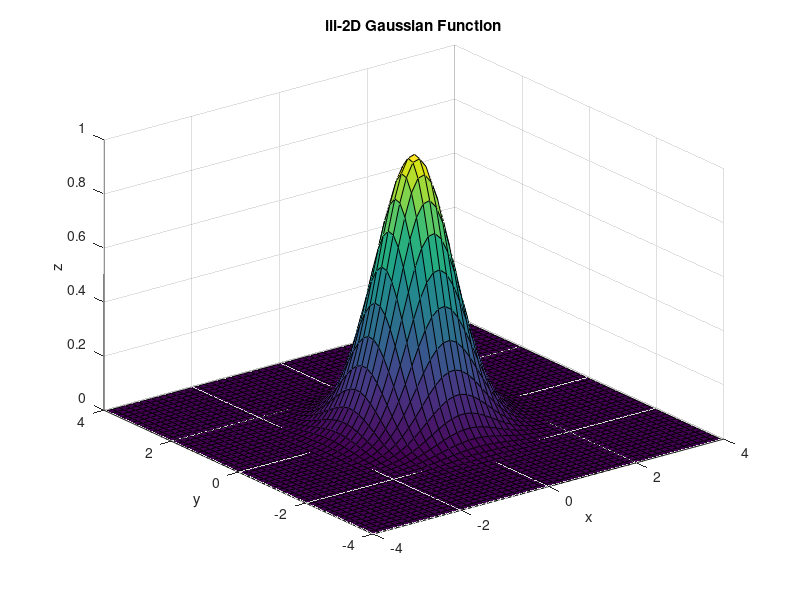

This chart was generated by the following MATLAB code:
[X,Y]=meshgrid(-4:0.15:4);
Z=exp(-X.^2-Y.^2);
surf(X,Y,Z)
xlabel('x');
ylabel('y')
zlabel('z')
title('iii-2D Gaussian Function')